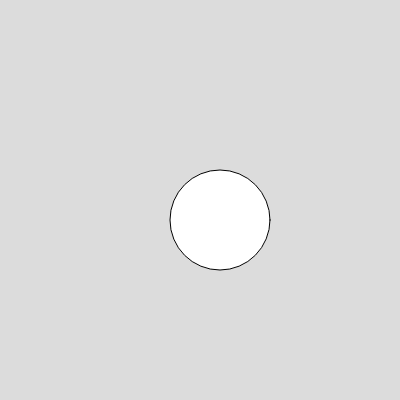
Frame 1 (no input)
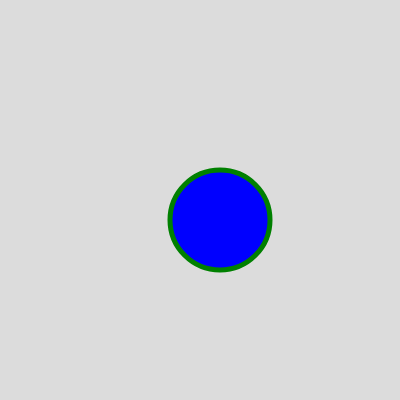
Frame 60 (no input)
Frame 120 (the mouse pressed at the canvas centre since frame 60): identical to frame 60, image omitted

The p5.js sketch that drew these frames (run headless with seeded random() and noise() and a simulated clock; from frame 60 on, the mouse is pressed at the canvas centre):

// p5.js sketch
// ── sketch.js
function setup() {
  createCanvas(400, 400);
}

function draw() {
  background(220);
  ellipse(220,220,100);
  fill('blue');
  stroke('green');
  strokeWeight(5);

}
